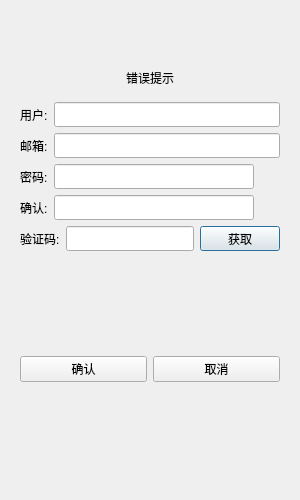
<?xml version="1.0" encoding="UTF-8"?>
<ui version="4.0">
 <class>RegisterDialog</class>
 <widget class="QDialog" name="RegisterDialog">
  <property name="geometry">
   <rect>
    <x>0</x>
    <y>0</y>
    <width>300</width>
    <height>500</height>
   </rect>
  </property>
  <property name="minimumSize">
   <size>
    <width>300</width>
    <height>500</height>
   </size>
  </property>
  <property name="maximumSize">
   <size>
    <width>300</width>
    <height>500</height>
   </size>
  </property>
  <property name="windowTitle">
   <string>Dialog</string>
  </property>
  <layout class="QVBoxLayout" name="verticalLayout_2">
   <item>
    <layout class="QVBoxLayout" name="verticalLayout">
     <item>
      <widget class="QStackedWidget" name="stackedWidget">
       <property name="currentIndex">
        <number>0</number>
       </property>
       <widget class="QWidget" name="page">
        <layout class="QVBoxLayout" name="verticalLayout_3">
         <item>
          <spacer name="verticalSpacer">
           <property name="orientation">
            <enum>Qt::Vertical</enum>
           </property>
           <property name="sizeType">
            <enum>QSizePolicy::Maximum</enum>
           </property>
           <property name="sizeHint" stdset="0">
            <size>
             <width>20</width>
             <height>40</height>
            </size>
           </property>
          </spacer>
         </item>
         <item>
          <widget class="QWidget" name="widget" native="true">
           <layout class="QVBoxLayout" name="verticalLayout_4">
            <item>
             <widget class="QLabel" name="err_tip">
              <property name="minimumSize">
               <size>
                <width>0</width>
                <height>0</height>
               </size>
              </property>
              <property name="maximumSize">
               <size>
                <width>16777215</width>
                <height>16777215</height>
               </size>
              </property>
              <property name="text">
               <string>错误提示</string>
              </property>
              <property name="alignment">
               <set>Qt::AlignCenter</set>
              </property>
             </widget>
            </item>
           </layout>
          </widget>
         </item>
         <item>
          <layout class="QHBoxLayout" name="horizontalLayout">
           <item>
            <widget class="QLabel" name="user_label">
             <property name="minimumSize">
              <size>
               <width>0</width>
               <height>25</height>
              </size>
             </property>
             <property name="maximumSize">
              <size>
               <width>16777215</width>
               <height>25</height>
              </size>
             </property>
             <property name="text">
              <string>用户:</string>
             </property>
            </widget>
           </item>
           <item>
            <widget class="QLineEdit" name="user_edit">
             <property name="minimumSize">
              <size>
               <width>0</width>
               <height>25</height>
              </size>
             </property>
             <property name="maximumSize">
              <size>
               <width>16777215</width>
               <height>25</height>
              </size>
             </property>
            </widget>
           </item>
          </layout>
         </item>
         <item>
          <layout class="QHBoxLayout" name="horizontalLayout_2">
           <item>
            <widget class="QLabel" name="email_label">
             <property name="minimumSize">
              <size>
               <width>0</width>
               <height>25</height>
              </size>
             </property>
             <property name="maximumSize">
              <size>
               <width>16777215</width>
               <height>25</height>
              </size>
             </property>
             <property name="text">
              <string>邮箱:</string>
             </property>
            </widget>
           </item>
           <item>
            <widget class="QLineEdit" name="email_edit">
             <property name="minimumSize">
              <size>
               <width>0</width>
               <height>25</height>
              </size>
             </property>
             <property name="maximumSize">
              <size>
               <width>16777215</width>
               <height>25</height>
              </size>
             </property>
            </widget>
           </item>
          </layout>
         </item>
         <item>
          <layout class="QHBoxLayout" name="horizontalLayout_3">
           <item>
            <widget class="QLabel" name="pass_label">
             <property name="minimumSize">
              <size>
               <width>0</width>
               <height>25</height>
              </size>
             </property>
             <property name="maximumSize">
              <size>
               <width>16777215</width>
               <height>25</height>
              </size>
             </property>
             <property name="text">
              <string>密码:</string>
             </property>
            </widget>
           </item>
           <item>
            <widget class="QLineEdit" name="pass_edit">
             <property name="minimumSize">
              <size>
               <width>0</width>
               <height>25</height>
              </size>
             </property>
             <property name="maximumSize">
              <size>
               <width>16777215</width>
               <height>25</height>
              </size>
             </property>
            </widget>
           </item>
           <item>
            <widget class="ClickedLabel" name="pass_visible">
             <property name="minimumSize">
              <size>
               <width>20</width>
               <height>20</height>
              </size>
             </property>
             <property name="maximumSize">
              <size>
               <width>20</width>
               <height>20</height>
              </size>
             </property>
             <property name="text">
              <string/>
             </property>
            </widget>
           </item>
          </layout>
         </item>
         <item>
          <layout class="QHBoxLayout" name="horizontalLayout_4">
           <item>
            <widget class="QLabel" name="confirm_label">
             <property name="minimumSize">
              <size>
               <width>0</width>
               <height>25</height>
              </size>
             </property>
             <property name="maximumSize">
              <size>
               <width>16777215</width>
               <height>25</height>
              </size>
             </property>
             <property name="text">
              <string>确认:</string>
             </property>
            </widget>
           </item>
           <item>
            <widget class="QLineEdit" name="confirm_edit">
             <property name="minimumSize">
              <size>
               <width>0</width>
               <height>25</height>
              </size>
             </property>
             <property name="maximumSize">
              <size>
               <width>16777215</width>
               <height>25</height>
              </size>
             </property>
            </widget>
           </item>
           <item>
            <widget class="ClickedLabel" name="confirm_visible">
             <property name="minimumSize">
              <size>
               <width>20</width>
               <height>20</height>
              </size>
             </property>
             <property name="maximumSize">
              <size>
               <width>20</width>
               <height>20</height>
              </size>
             </property>
             <property name="text">
              <string/>
             </property>
            </widget>
           </item>
          </layout>
         </item>
         <item>
          <layout class="QHBoxLayout" name="horizontalLayout_5">
           <item>
            <widget class="QLabel" name="varify_label">
             <property name="minimumSize">
              <size>
               <width>0</width>
               <height>25</height>
              </size>
             </property>
             <property name="maximumSize">
              <size>
               <width>16777215</width>
               <height>25</height>
              </size>
             </property>
             <property name="text">
              <string>验证码:</string>
             </property>
            </widget>
           </item>
           <item>
            <widget class="QLineEdit" name="varify_edit">
             <property name="minimumSize">
              <size>
               <width>0</width>
               <height>25</height>
              </size>
             </property>
             <property name="maximumSize">
              <size>
               <width>16777215</width>
               <height>25</height>
              </size>
             </property>
            </widget>
           </item>
           <item>
            <widget class="TimerBtn" name="get_code">
             <property name="minimumSize">
              <size>
               <width>0</width>
               <height>25</height>
              </size>
             </property>
             <property name="maximumSize">
              <size>
               <width>16777215</width>
               <height>25</height>
              </size>
             </property>
             <property name="text">
              <string>获取</string>
             </property>
            </widget>
           </item>
          </layout>
         </item>
         <item>
          <spacer name="verticalSpacer_3">
           <property name="orientation">
            <enum>Qt::Vertical</enum>
           </property>
           <property name="sizeHint" stdset="0">
            <size>
             <width>20</width>
             <height>40</height>
            </size>
           </property>
          </spacer>
         </item>
         <item>
          <layout class="QHBoxLayout" name="horizontalLayout_6">
           <item>
            <widget class="QPushButton" name="sure_btn">
             <property name="minimumSize">
              <size>
               <width>0</width>
               <height>25</height>
              </size>
             </property>
             <property name="text">
              <string>确认</string>
             </property>
            </widget>
           </item>
           <item>
            <widget class="QPushButton" name="cancel_btn">
             <property name="minimumSize">
              <size>
               <width>0</width>
               <height>25</height>
              </size>
             </property>
             <property name="text">
              <string>取消</string>
             </property>
            </widget>
           </item>
          </layout>
         </item>
         <item>
          <spacer name="verticalSpacer_2">
           <property name="orientation">
            <enum>Qt::Vertical</enum>
           </property>
           <property name="sizeType">
            <enum>QSizePolicy::Expanding</enum>
           </property>
           <property name="sizeHint" stdset="0">
            <size>
             <width>20</width>
             <height>60</height>
            </size>
           </property>
          </spacer>
         </item>
        </layout>
       </widget>
       <widget class="QWidget" name="page_2">
        <layout class="QVBoxLayout" name="verticalLayout_5">
         <item>
          <spacer name="verticalSpacer_4">
           <property name="orientation">
            <enum>Qt::Vertical</enum>
           </property>
           <property name="sizeHint" stdset="0">
            <size>
             <width>20</width>
             <height>40</height>
            </size>
           </property>
          </spacer>
         </item>
         <item>
          <widget class="QLabel" name="tip_lb">
           <property name="text">
            <string>注册成功，5s后返回登录界面</string>
           </property>
           <property name="alignment">
            <set>Qt::AlignCenter</set>
           </property>
          </widget>
         </item>
         <item>
          <widget class="QLabel" name="tip2_lp">
           <property name="text">
            <string>可点击返回按钮直接返回登录界面</string>
           </property>
           <property name="alignment">
            <set>Qt::AlignCenter</set>
           </property>
          </widget>
         </item>
         <item>
          <spacer name="verticalSpacer_5">
           <property name="orientation">
            <enum>Qt::Vertical</enum>
           </property>
           <property name="sizeHint" stdset="0">
            <size>
             <width>20</width>
             <height>40</height>
            </size>
           </property>
          </spacer>
         </item>
         <item>
          <widget class="QWidget" name="widget_2" native="true">
           <layout class="QHBoxLayout" name="horizontalLayout_7">
            <item>
             <spacer name="horizontalSpacer">
              <property name="orientation">
               <enum>Qt::Horizontal</enum>
              </property>
              <property name="sizeHint" stdset="0">
               <size>
                <width>40</width>
                <height>20</height>
               </size>
              </property>
             </spacer>
            </item>
            <item>
             <widget class="QPushButton" name="return_btn">
              <property name="minimumSize">
               <size>
                <width>0</width>
                <height>25</height>
               </size>
              </property>
              <property name="text">
               <string>返回登录</string>
              </property>
             </widget>
            </item>
            <item>
             <spacer name="horizontalSpacer_2">
              <property name="orientation">
               <enum>Qt::Horizontal</enum>
              </property>
              <property name="sizeHint" stdset="0">
               <size>
                <width>40</width>
                <height>20</height>
               </size>
              </property>
             </spacer>
            </item>
           </layout>
          </widget>
         </item>
         <item>
          <spacer name="verticalSpacer_6">
           <property name="orientation">
            <enum>Qt::Vertical</enum>
           </property>
           <property name="sizeHint" stdset="0">
            <size>
             <width>20</width>
             <height>40</height>
            </size>
           </property>
          </spacer>
         </item>
        </layout>
       </widget>
      </widget>
     </item>
    </layout>
   </item>
  </layout>
 </widget>
 <customwidgets>
  <customwidget>
   <class>TimerBtn</class>
   <extends>QPushButton</extends>
   <header>timerbtn.h</header>
  </customwidget>
  <customwidget>
   <class>ClickedLabel</class>
   <extends>QLabel</extends>
   <header>clickedlabel.h</header>
  </customwidget>
 </customwidgets>
 <resources/>
 <connections/>
</ui>
